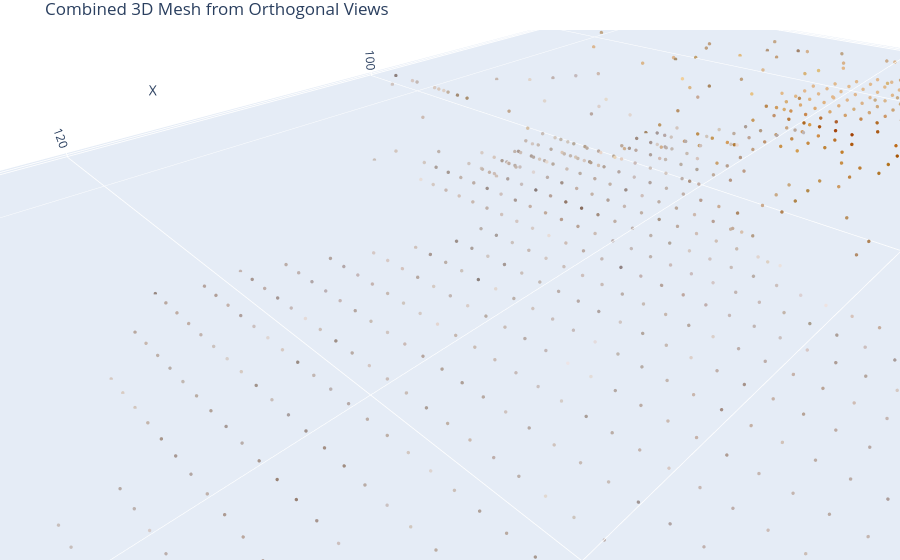

The notebook cell saved with this chart:
### Code cell
# Now we can use our existing meshes
front_points = extract_points_from_fig(front_fig)
back_points = extract_points_from_fig(back_fig)
top_points = extract_points_from_fig(top_fig)

# Combine them while preserving color information
combined_fig, combined_points = combine_orthogonal_meshes(
    front_points, 
    back_points, 
    top_points,
    consistency_threshold=10000000000000
)

# Display the result
combined_fig.show()

### Figure 1 — Plotly figure (JSON) as saved in the notebook; plotly's stock layout.template omitted (floating-point values rounded to 4 significant figures; data arrays with more than 128 entries replaced by an {"elided": "..."} marker saying what was removed)
{"data": [{"marker": {"color": {"elided": "1042 str values"}, "opacity": 1, "size": 2}, "mode": "markers", "type": "scatter3d", "x": {"elided": "1042 float values"}, "y": {"elided": "1042 float values"}, "z": {"elided": "1042 float values"}}], "layout": {"margin": {"b": 0, "l": 0, "r": 0, "t": 30}, "scene": {"aspectmode": "data", "xaxis": {"title": {"text": "X"}}, "yaxis": {"title": {"text": "Y"}}, "zaxis": {"title": {"text": "Z"}}}, "title": {"text": "Combined 3D Mesh from Orthogonal Views"}}}
